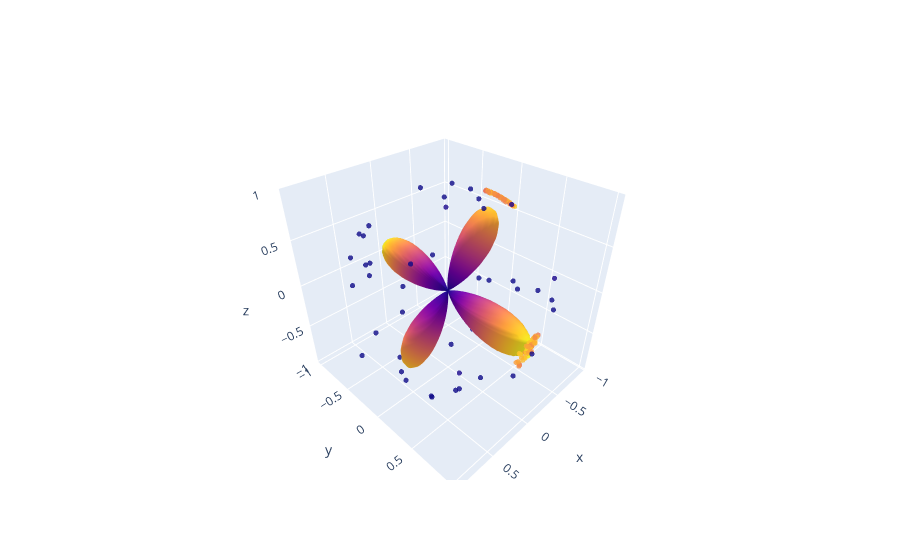

The code cell stored with this chart in its notebook:
### Code cell
# Look at a single voxel
vox_diff   = [66,83,33]
x,y,z      = np.array(vox_diff).astype(int)
th_samples = np.array([th[x,y,z,:] for th in ths]).flatten()
ph_samples = np.array([ph[x,y,z,:] for ph in phs]).flatten()
f_samples  = np.array([f[x,y,z,:]  for f in fs]).flatten()

# threshold fractions
f_thr      = 0.001
f_samples[f_samples<f_thr] = 0.

xyz_samples = utils.pol2cart(th_samples, ph_samples)

coeff_dmri, skde  = fod.fit_sh_fod(xyz_samples, max_order=12, 
                                   symmetric=True, weights=f_samples, 
                                   normalise=True, output_kde=True)

fig = fod.plot_odf_glyph(coeff_dmri, glyph=True, samples=xyz_samples)
fig.update_traces(marker=dict(color=f_samples), selector=dict(type="scatter3d"))
fig.show()

### Figure 1 — Plotly figure (JSON) as saved in the notebook; plotly's stock layout.template omitted (floating-point values rounded to 4 significant figures; data arrays with more than 128 entries replaced by an {"elided": "..."} marker saying what was removed)
{"data": [{"showscale": false, "surfacecolor": {"elided": "100x100 float values"}, "type": "surface", "x": {"elided": "100x100 float values"}, "y": {"elided": "100x100 float values"}, "z": {"elided": "100x100 float values"}}, {"marker": {"color": {"elided": "150 float values"}, "opacity": 0.8, "size": 3}, "mode": "markers", "type": "scatter3d", "x": {"elided": "150 float values"}, "y": {"elided": "150 float values"}, "z": {"elided": "150 float values"}}], "layout": {"scene": {"aspectmode": "data"}}}
